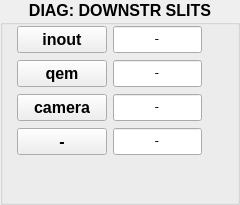
               <widget class="QGroupBox" name="groupBox_M3_3">
                <property name="geometry">
                 <rect>
                  <x>1170</x>
                  <y>10</y>
                  <width>240</width>
                  <height>205</height>
                 </rect>
                </property>
                <property name="font">
                 <font>
                  <pointsize>12</pointsize>
                  <weight>75</weight>
                  <bold>true</bold>
                  <kerning>true</kerning>
                 </font>
                </property>
                <property name="title">
                 <string>DIAG: DOWNSTR SLITS</string>
                </property>
                <property name="alignment">
                 <set>Qt::AlignHCenter|Qt::AlignTop</set>
                </property>
                <widget class="QLineEdit" name="lineEdit_DES_Y">
                 <property name="geometry">
                  <rect>
                   <x>113</x>
                   <y>26</y>
                   <width>89</width>
                   <height>27</height>
                  </rect>
                 </property>
                 <property name="sizePolicy">
                  <sizepolicy hsizetype="Fixed" vsizetype="Fixed">
                   <horstretch>0</horstretch>
                   <verstretch>0</verstretch>
                  </sizepolicy>
                 </property>
                 <property name="font">
                  <font>
                   <family>Courier</family>
                   <pointsize>12</pointsize>
                   <weight>50</weight>
                   <bold>false</bold>
                  </font>
                 </property>
                 <property name="statusTip">
                  <string>optic 1</string>
                 </property>
                 <property name="whatsThis">
                  <string>first optic title</string>
                 </property>
                 <property name="text">
                  <string>-</string>
                 </property>
                 <property name="alignment">
                  <set>Qt::AlignCenter</set>
                 </property>
                </widget>
                <widget class="QPushButton" name="pushButton_DES_Y">
                 <property name="geometry">
                  <rect>
                   <x>17</x>
                   <y>26</y>
                   <width>90</width>
                   <height>27</height>
                  </rect>
                 </property>
                 <property name="sizePolicy">
                  <sizepolicy hsizetype="Fixed" vsizetype="Fixed">
                   <horstretch>0</horstretch>
                   <verstretch>0</verstretch>
                  </sizepolicy>
                 </property>
                 <property name="font">
                  <font>
                   <weight>75</weight>
                   <bold>true</bold>
                  </font>
                 </property>
                 <property name="text">
                  <string>inout</string>
                 </property>
                </widget>
                <widget class="QLineEdit" name="lineEdit_DES_qem">
                 <property name="geometry">
                  <rect>
                   <x>113</x>
                   <y>60</y>
                   <width>89</width>
                   <height>27</height>
                  </rect>
                 </property>
                 <property name="sizePolicy">
                  <sizepolicy hsizetype="Fixed" vsizetype="Fixed">
                   <horstretch>0</horstretch>
                   <verstretch>0</verstretch>
                  </sizepolicy>
                 </property>
                 <property name="font">
                  <font>
                   <family>Courier</family>
                   <pointsize>12</pointsize>
                   <weight>50</weight>
                   <bold>false</bold>
                  </font>
                 </property>
                 <property name="statusTip">
                  <string>optic 1</string>
                 </property>
                 <property name="whatsThis">
                  <string>first optic title</string>
                 </property>
                 <property name="text">
                  <string>-</string>
                 </property>
                 <property name="alignment">
                  <set>Qt::AlignCenter</set>
                 </property>
                </widget>
                <widget class="QLineEdit" name="lineEdit_DES_camera">
                 <property name="enabled">
                  <bool>true</bool>
                 </property>
                 <property name="geometry">
                  <rect>
                   <x>113</x>
                   <y>94</y>
                   <width>89</width>
                   <height>27</height>
                  </rect>
                 </property>
                 <property name="sizePolicy">
                  <sizepolicy hsizetype="Fixed" vsizetype="Fixed">
                   <horstretch>0</horstretch>
                   <verstretch>0</verstretch>
                  </sizepolicy>
                 </property>
                 <property name="font">
                  <font>
                   <family>Courier</family>
                   <pointsize>12</pointsize>
                   <weight>50</weight>
                   <bold>false</bold>
                  </font>
                 </property>
                 <property name="statusTip">
                  <string>optic 1</string>
                 </property>
                 <property name="whatsThis">
                  <string>first optic title</string>
                 </property>
                 <property name="text">
                  <string>-</string>
                 </property>
                 <property name="frame">
                  <bool>true</bool>
                 </property>
                 <property name="alignment">
                  <set>Qt::AlignCenter</set>
                 </property>
                 <property name="clearButtonEnabled" stdset="0">
                  <bool>false</bool>
                 </property>
                </widget>
                <widget class="QPushButton" name="pushButton_DES_qem">
                 <property name="geometry">
                  <rect>
                   <x>17</x>
                   <y>60</y>
                   <width>90</width>
                   <height>27</height>
                  </rect>
                 </property>
                 <property name="sizePolicy">
                  <sizepolicy hsizetype="Fixed" vsizetype="Fixed">
                   <horstretch>0</horstretch>
                   <verstretch>0</verstretch>
                  </sizepolicy>
                 </property>
                 <property name="font">
                  <font>
                   <weight>75</weight>
                   <bold>true</bold>
                  </font>
                 </property>
                 <property name="text">
                  <string>qem</string>
                 </property>
                </widget>
                <widget class="QPushButton" name="pushButton_DES_camera">
                 <property name="geometry">
                  <rect>
                   <x>17</x>
                   <y>94</y>
                   <width>90</width>
                   <height>27</height>
                  </rect>
                 </property>
                 <property name="sizePolicy">
                  <sizepolicy hsizetype="Fixed" vsizetype="Fixed">
                   <horstretch>0</horstretch>
                   <verstretch>0</verstretch>
                  </sizepolicy>
                 </property>
                 <property name="font">
                  <font>
                   <weight>75</weight>
                   <bold>true</bold>
                  </font>
                 </property>
                 <property name="text">
                  <string>camera</string>
                 </property>
                </widget>
                <widget class="QPushButton" name="pushButton_DES_spare">
                 <property name="geometry">
                  <rect>
                   <x>17</x>
                   <y>128</y>
                   <width>90</width>
                   <height>27</height>
                  </rect>
                 </property>
                 <property name="sizePolicy">
                  <sizepolicy hsizetype="Fixed" vsizetype="Fixed">
                   <horstretch>0</horstretch>
                   <verstretch>0</verstretch>
                  </sizepolicy>
                 </property>
                 <property name="font">
                  <font>
                   <weight>75</weight>
                   <bold>true</bold>
                  </font>
                 </property>
                 <property name="text">
                  <string>-</string>
                 </property>
                </widget>
                <widget class="QLineEdit" name="lineEdit_DES_spare">
                 <property name="enabled">
                  <bool>true</bool>
                 </property>
                 <property name="geometry">
                  <rect>
                   <x>113</x>
                   <y>128</y>
                   <width>89</width>
                   <height>27</height>
                  </rect>
                 </property>
                 <property name="sizePolicy">
                  <sizepolicy hsizetype="Fixed" vsizetype="Fixed">
                   <horstretch>0</horstretch>
                   <verstretch>0</verstretch>
                  </sizepolicy>
                 </property>
                 <property name="font">
                  <font>
                   <family>Courier</family>
                   <pointsize>12</pointsize>
                   <weight>50</weight>
                   <bold>false</bold>
                  </font>
                 </property>
                 <property name="statusTip">
                  <string>optic 1</string>
                 </property>
                 <property name="whatsThis">
                  <string>first optic title</string>
                 </property>
                 <property name="text">
                  <string>-</string>
                 </property>
                 <property name="frame">
                  <bool>true</bool>
                 </property>
                 <property name="alignment">
                  <set>Qt::AlignCenter</set>
                 </property>
                </widget>
               </widget>
